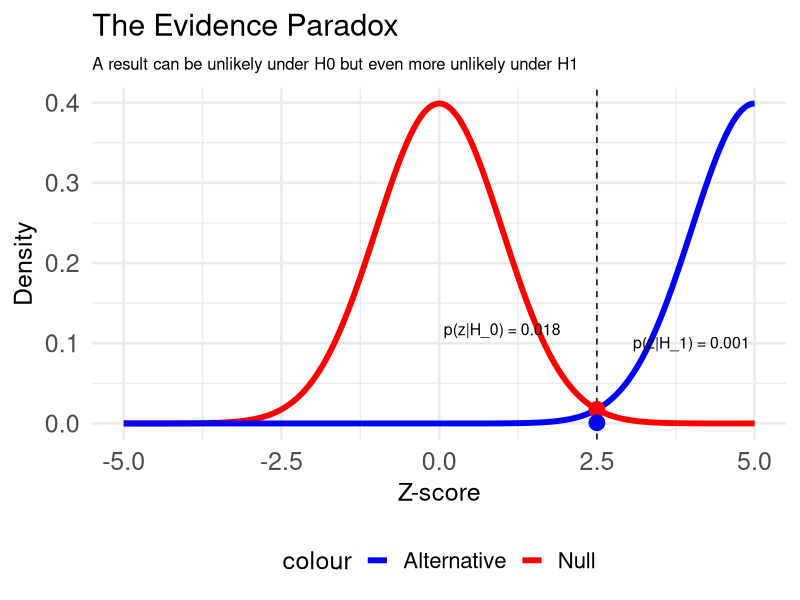
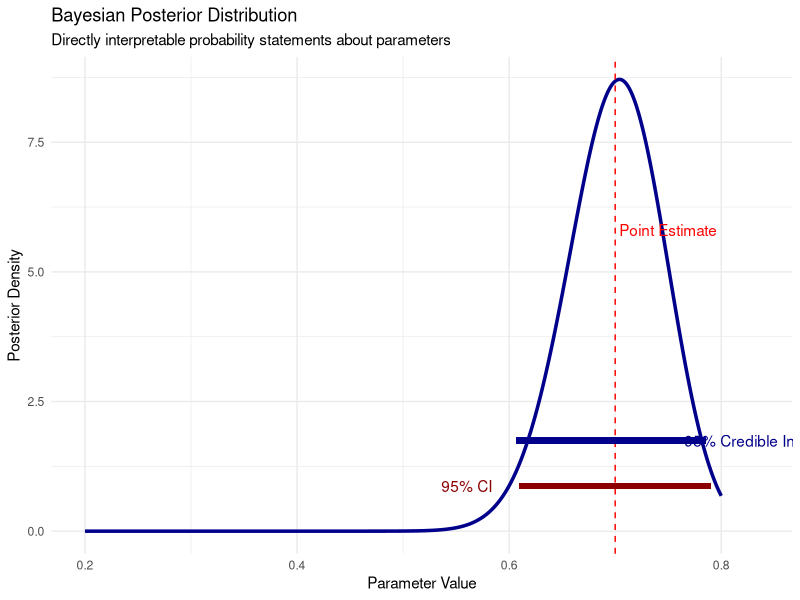
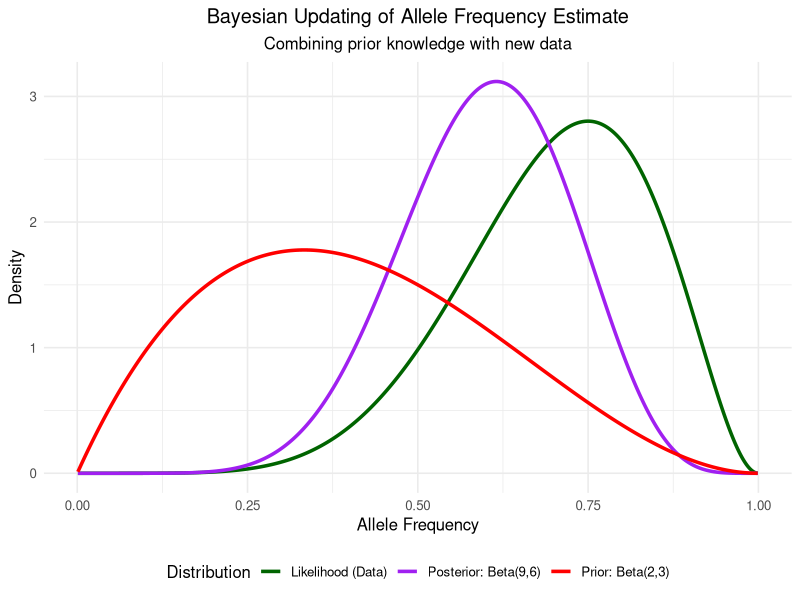
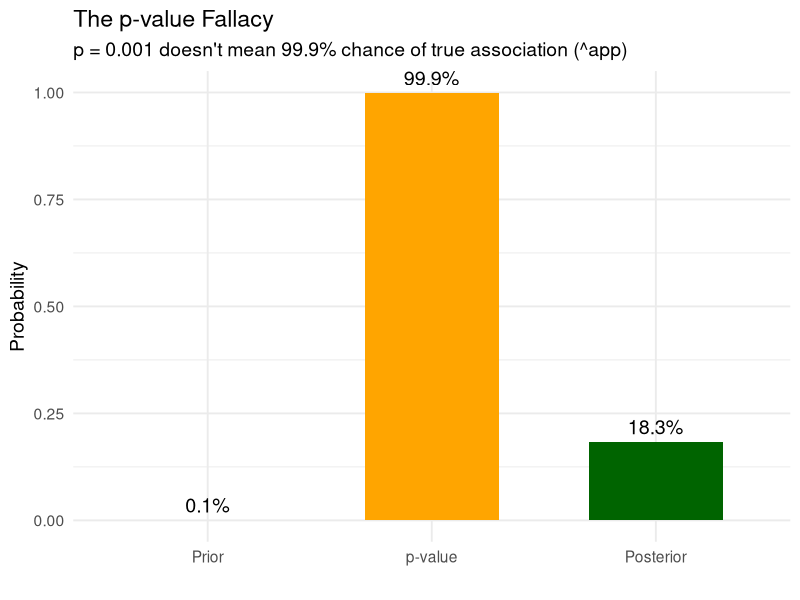
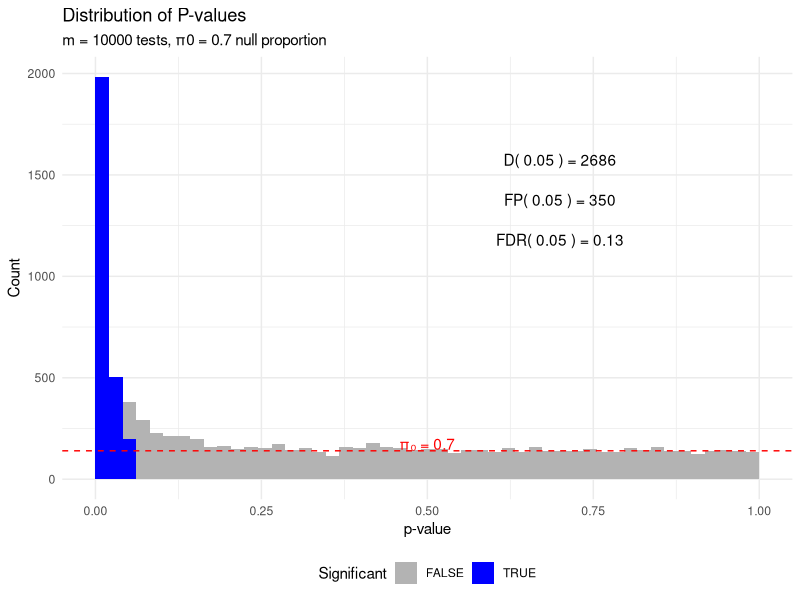
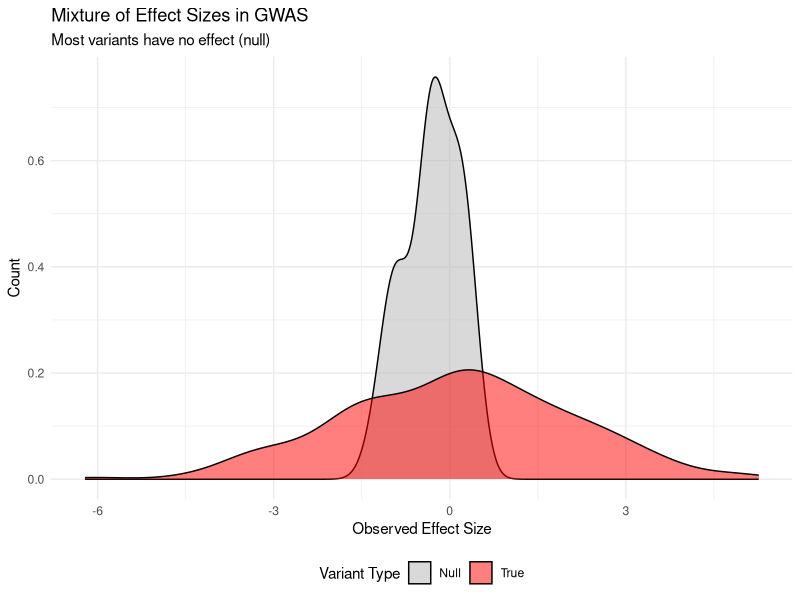
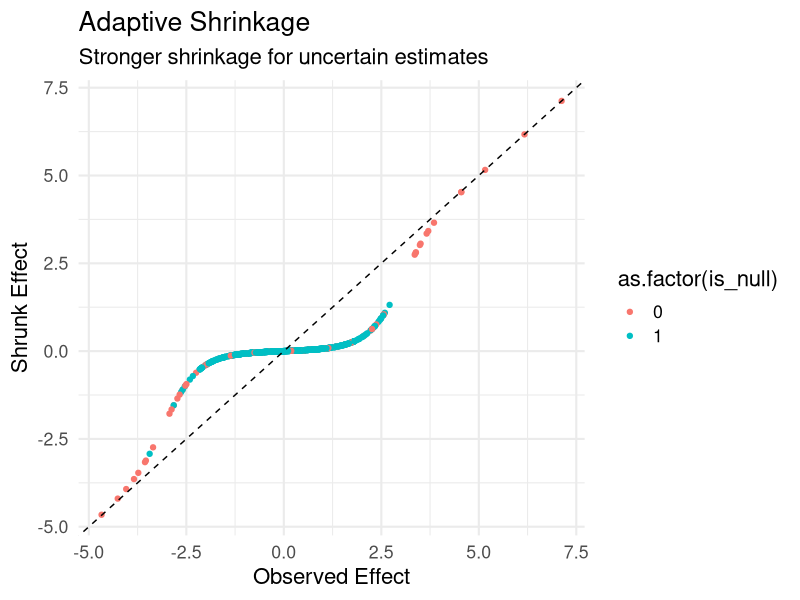
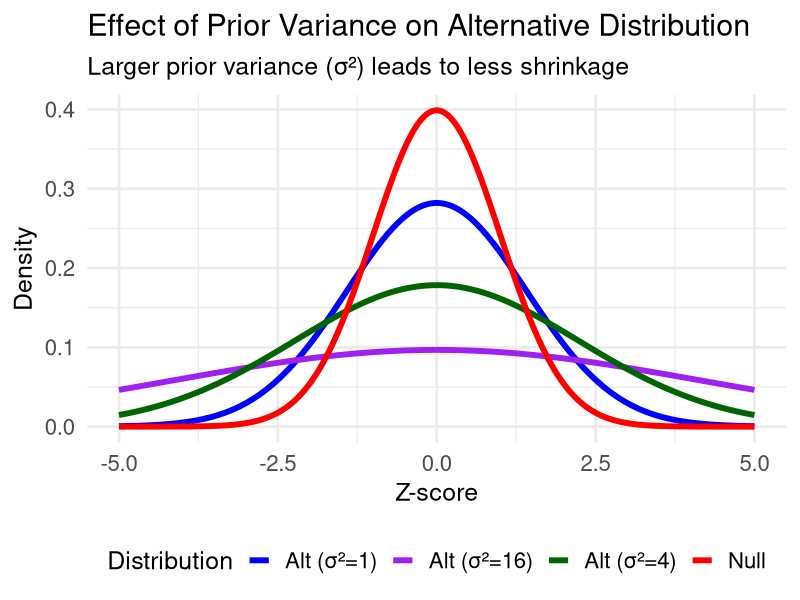

Source code (R) for these figures, in order:
## ---- chunk 1
# Load necessary packages
library(tidyverse)
library(ggplot2)
library(reshape2)
library(viridis)
library(gtools)     # For Dirichlet distribution
library(gridExtra)  # For arranging plots

# Set a clean theme for all plots
theme_set(theme_minimal(base_size = 12) + 
          theme(plot.title = element_text(hjust = 0.5),
                plot.subtitle = element_text(hjust = 0.5)))

# Set seed for reproducibility
set.seed(42)
## ---- chunk 2
# Create example of evidence paradox
z <- seq(-5, 5, length.out = 1000)
null_density <- dnorm(z, 0, 1)
alt_density <- dnorm(z, 5, 1)  # Alternative with larger variance

# Create example point
z_obs <- 2.5  # A "significant" observation
null_prob <- dnorm(z_obs, 0, 1)
alt_prob <- dnorm(z_obs, 6, 1)

# Create data frame for plotting
paradox_data <- data.frame(
    z = z,
    Null = null_density,
    Alternative = alt_density
)

# Plot
ggplot() +
    geom_line(data = paradox_data, aes(x = z, y = Null, color = "Null"), size = 2) +
    geom_line(data = paradox_data, aes(x = z, y = Alternative, color = "Alternative"), size = 2) +
    geom_vline(xintercept = z_obs, linetype = "dashed") +
    geom_point(aes(x = z_obs, y = null_prob), color = "red", size = 5) +
    geom_point(aes(x = z_obs, y = alt_prob), color = "blue", size = 5) +
    scale_color_manual(values = c("Null" = "red", "Alternative" = "blue")) +
    annotate("text", x = z_obs - 1.5, y = null_prob+0.1, 
             label = sprintf("p(z|H_0) = %.3f", null_prob), size = 4) +
    annotate("text", x = z_obs +1.5, y = alt_prob+0.1, 
             label = sprintf("p(z|H_1) = %.3f", alt_prob), size =4 ) +
    labs(title = "The Evidence Paradox",
         subtitle = "A result can be unlikely under H0 but even more unlikely under H1",
         x = "Z-score",
         y = "Density") +
    theme_minimal(base_size = 20) +
    theme(legend.position = "bottom",
          legend.text = element_text(size = 16),
          legend.title = element_text(size = 18),
          axis.text = element_text(size = 18),
          axis.title = element_text(size = 18),
          plot.title = element_text(size = 22),
          plot.subtitle = element_text(size = 12))
## ---- chunk 3
# Create example data for frequentist vs Bayesian comparison
x <- seq(0.2, 0.8, length = 1000)

# Bayesian posterior (beta distribution)
post_y <- dbeta(x, 70, 30)

# Create data frame for plotting
plot_data <- data.frame(
  x = x,
  y = post_y
)

# Point estimate
point_est <- 0.7
ci_lower <- 0.61
ci_upper <- 0.79
cred_lower <- qbeta(0.025, 70, 30)
cred_upper <- qbeta(0.975, 70, 30)

# Get maximum y value for annotation positioning
max_y_val <- max(plot_data$y)

# Plot
ggplot(plot_data, aes(x = x, y = y)) +
  geom_line(size = 1.2, color = "darkblue") +
  geom_vline(xintercept = point_est, color = "red", linetype = "dashed") +
  geom_segment(aes(x = ci_lower, xend = ci_upper, y = max_y_val/10, yend = max_y_val/10), 
               color = "darkred", size = 2) +
  geom_segment(aes(x = cred_lower, xend = cred_upper, y = max_y_val/5, yend = max_y_val/5), 
               color = "darkblue", size = 2) +
  annotate("text", x = point_est + 0.05, y = max_y_val/1.5, 
           label = "Point Estimate", color = "red") +
  annotate("text", x = ci_lower - 0.05, y = max_y_val/10, 
           label = "95% CI", color = "darkred") +
  annotate("text", x = cred_upper + 0.05, y = max_y_val/5, 
           label = "95% Credible Interval", color = "darkblue") +
  labs(title = "Bayesian Posterior Distribution",
       subtitle = "Directly interpretable probability statements about parameters",
       x = "Parameter Value", 
       y = "Posterior Density") +
  theme_minimal()
## ---- chunk 4
# Create data for three distributions
x <- seq(0.001, 0.999, length = 1000)
prior <- data.frame(x = x, y = dbeta(x, 2, 3), Distribution = "Prior: Beta(2,3)")
likelihood <- data.frame(x = x, y = dbeta(x, 7, 3), Distribution = "Likelihood (Data)")
posterior <- data.frame(x = x, y = dbeta(x, 9, 6), Distribution = "Posterior: Beta(9,6)")

# Combine data
all_distributions <- rbind(prior, likelihood, posterior)

# Plot all three distributions
ggplot(all_distributions, aes(x = x, y = y, color = Distribution)) +
  geom_line(size = 1.2) +
  scale_color_manual(values = c("darkgreen", "purple", "red")) +
  labs(title = "Bayesian Updating of Allele Frequency Estimate",
       subtitle = "Combining prior knowledge with new data",
       x = "Allele Frequency", 
       y = "Density") +
  theme(legend.position = "bottom")
## ---- chunk 5
# Parameters
prior_prob <- 1/1000  # Prior probability of true association
p_value <- 0.001      # Observed p-value

# Convert p-value to z-score
z <- qnorm(p_value/2, lower.tail = FALSE)

# Calculate Bayes factor (approximate)
bf <- exp(z^2/2)

# Calculate posterior probability
posterior <- (prior_prob * bf) / (prior_prob * bf + (1 - prior_prob))

# Create data for visualization
df <- data.frame(
  Stage = factor(c("Prior", "p-value", "Posterior"), 
                levels = c("Prior", "p-value", "Posterior")),
  Probability = c(prior_prob, 1-p_value, posterior),
  Label = c(paste0(round(prior_prob*100, 2), "%"), 
           paste0(round((1-p_value)*100, 1), "%"), 
           paste0(round(posterior*100, 1), "%"))
)

# Create plot
ggplot(df, aes(x = Stage, y = Probability)) +
  geom_bar(stat = "identity", fill = c("lightblue", "orange", "darkgreen"), width = 0.6) +
  geom_text(aes(label = Label), vjust = -0.5, size = 5) +
  ylim(0, 1) +
  labs(title = "The p-value Fallacy",
       subtitle = "p = 0.001 doesn't mean 99.9% chance of true association (^app)",
       x = "", y = "Probability") +
  theme_minimal(base_size = 14)
## ---- chunk 6
# Set parameters
set.seed(123)
m <- 10000  # Total number of tests
pi0 <- 0.7  # True proportion of null hypotheses
alpha <- 0.05  # Significance threshold

# Generate p-values
# From null hypotheses
n_null <- round(m * pi0)
p_null <- runif(n_null)

# From alternative hypotheses
n_alt <- m - n_null
p_alt <- rbeta(n_alt, 0.3, 8)  # This creates p-values that tend to be small

# Combine p-values
p_values <- c(p_null, p_alt)

# Calculate key quantities
D_p <- sum(p_values <= alpha)  # Number of significant tests
FP_p <- pi0 * m * alpha       # Expected number of false positives
FDR_p <- FP_p / D_p           # False discovery rate

# Create data frame for plotting
df <- data.frame(
  p_value = p_values,
  significant = p_values <= alpha
)

# Create plot
ggplot(df, aes(x = p_value, fill = significant)) +
  geom_histogram(bins = 50, boundary = 0) +
  geom_hline(yintercept = pi0 * m/50, linetype = "dashed", color = "red") +  # Line at pi0
  annotate("text", x = 0.5, y = pi0 * m/40, 
           label = paste("π₀ =", pi0), color = "red") +
  annotate("text", x = 0.7, y = max(hist(df$p_value, breaks = 50, plot = FALSE)$counts) * 0.8,
           label = paste("D(", alpha, ") =", D_p)) +
  annotate("text", x = 0.7, y = max(hist(df$p_value, breaks = 50, plot = FALSE)$counts) * 0.7,
           label = paste("FP(", alpha, ") =", round(FP_p))) +
  annotate("text", x = 0.7, y = max(hist(df$p_value, breaks = 50, plot = FALSE)$counts) * 0.6,
           label = paste("FDR(", alpha, ") =", round(FDR_p, 3))) +
  scale_fill_manual(values = c("grey70", "blue")) +
  labs(title = "Distribution of P-values",
       subtitle = paste0("m = ", m, " tests, π0 = ", pi0, " null proportion"),
       x = "p-value",
       y = "Count",
       fill = "Significant") +
  theme_minimal() +
  theme(legend.position = "bottom")

## ---- chunk 7
# Create visualization of effect size mixtures
set.seed(789)

# Parameters
n_variants <- 500
pi0 <- 0.95  # Proportion of null effects

# Generate true effects
is_null <- rbinom(n_variants, 1, pi0)
true_effects <- rep(0, n_variants)
true_effects[is_null == 0] <- rnorm(sum(is_null == 0), 0, 0.5)
true_effects[is_null == 1] <- rnorm(sum(is_null == 1), 0, 2)
# Add noise to create observed effects
observed_effects <- true_effects + rnorm(n_variants, 0, 0.2)

# Create data frame for plotting
effect_df <- data.frame(
  Variant = 1:n_variants,
  TrueEffect = true_effects,
  ObservedEffect = observed_effects,
  IsNull = factor(is_null)
)

# Plot
ggplot(effect_df, aes(x = ObservedEffect, fill = IsNull)) +
  geom_density(alpha=0.5) +
  scale_fill_manual(values = c("gray70", "red"), 
                   labels = c("Null", "True"),
                   name = "Variant Type") +
  labs(title = "Mixture of Effect Sizes in GWAS",
       subtitle = "Most variants have no effect (null)",
       x = "Observed Effect Size", 
       y = "Count") +
  theme_minimal() +
  theme(legend.position = "bottom")
## ---- chunk 8

set.seed(123)
n_tests <- 10000
pi1 <- 0.10  # 10% true effects
sigma <- 4    # Effect size parameter

# Generate true and null effects
n_true <- round(n_tests * pi1)
n_null <- n_tests - n_true

# Null effects
z_null <- rnorm(n_null, 0, 1)
# True effects
z_true <- rnorm(n_true, 0, sqrt(1 + sigma^2))

# Calculate LFDR for each z-score
calc_lfdr <- function(z, pi1=0.10, sigma=4) {  # Match the parameters used to generate data
  f0 <- dnorm(z, 0, 1)
  f1 <- dnorm(z, 0, sqrt(1 + sigma^2))
  f <- (1-pi1)*f0 + pi1*f1
  (1-pi1)*f0/f
}

# Create data frame
plot_data <- data.frame(
  z_score = c(z_null, z_true),
  is_true = factor(c(rep(0, n_null), rep(1, n_true))),
  lfdr = c(
    calc_lfdr(z_null),
    calc_lfdr(z_true)
  )
)

# # Plot with some improvements
# ggplot(plot_data, aes(x = z_score, y = lfdr, color = as.factor(is_true))) +
#   geom_point() +  # Smaller points, more transparency
#   geom_hline(yintercept = 0.1, linetype = "dashed", color = "darkgreen")+facet_wrap(~as.factor(is_true))+
#   #scale_color_manual(values = c("0" = "gray70", "1" = "blue"),
#                     #labels = c("Null", "True Effect"),
#                     #name = "Truth") +
#   labs(title = "Local False Discovery Rate",
#        subtitle = paste0("π1 = ", pi1, ", Sigma = ", sigma),
#        x = "Z-score", 
#        y = "LFDR") +
#   theme_minimal(base_size = 16) +
#   coord_cartesian(xlim = c(-6, 6))  # F
## ---- chunk 9

# Visualization of adaptive shrinkage
set.seed(456)
n_tests <- 1000
pi1 <- 0.10
sigma <- 2

# Generate data
true_effects <- rnorm(n_tests, 0, sigma)
is_null <- rbinom(n_tests, 1, 1-pi1)
true_effects[is_null == 1] <- 0

# Add noise
observed_effects <- true_effects + rnorm(n_tests, 0, 1)

# Calculate posterior means (simplified)
posterior_means <- observed_effects * (1 - calc_lfdr(observed_effects, pi1, sigma))

# Create data frame
shrinkage_data <- data.frame(
  Observed = observed_effects,
  True = true_effects,
  Shrunk = posterior_means,
  is_null=is_null
)

# Plot
ggplot(shrinkage_data, aes(x = Observed, y = Shrunk,col=as.factor(is_null))) +
  geom_point() +
  geom_abline(slope = 1, intercept = 0, linetype = "dashed") +
  labs(title = "Adaptive Shrinkage",
       subtitle = "Stronger shrinkage for uncertain estimates",
       x = "Observed Effect", 
       y = "Shrunk Effect") +
  theme_minimal(base_size = 16)  # Increased base size
## ---- chunk 10
# Create visualization of the distributions
set.seed(123)
z <- seq(-5, 5, length.out = 1000)
pi1 <- 0.05

# Compare different prior variances
sigma1 <- 1
sigma2 <- 2
sigma3 <- 4

# Calculate densities for different prior variances
f0 <- dnorm(z, 0, 1)  # Null distribution
f1_small <- dnorm(z, 0, sqrt(1 + sigma1^2))  # Alternative with small variance
f1_med <- dnorm(z, 0, sqrt(1 + sigma2^2))    # Alternative with medium variance
f1_large <- dnorm(z, 0, sqrt(1 + sigma3^2))  # Alternative with large variance

# Create data frame
dist_data <- data.frame(
  z = rep(z, 4),
  density = c(f0, f1_small, f1_med, f1_large),
  Distribution = factor(rep(c("Null", "Alt (σ²=1)", "Alt (σ²=4)", "Alt (σ²=16)"), 
                          each = length(z)))
)

# Plot with larger size
ggplot(dist_data, aes(x = z, y = density, color = Distribution)) +
  geom_line(size = 2) +
  scale_color_manual(values = c("Null" = "red", 
                               "Alt (σ²=1)" = "blue", 
                               "Alt (σ²=4)" = "darkgreen",
                               "Alt (σ²=16)" = "purple")) +
  labs(title = "Effect of Prior Variance on Alternative Distribution",
       subtitle = "Larger prior variance (σ²) leads to less shrinkage",
       x = "Z-score", 
       y = "Density") +
  theme_minimal(base_size = 20) +  # Increased base font size
  theme(legend.position = "bottom",
        legend.text = element_text(size = 16),
        legend.title = element_text(size = 18),
        axis.text = element_text(size = 16),
        axis.title = element_text(size = 18),
        plot.title = element_text(size = 22),
        plot.subtitle = element_text(size = 18))

## ---- chunk 11
# Demonstrate shrinkage with different prior variances
set.seed(456)
n_tests <- 1000
true_effects <- c(rep(0, n_tests * 0.95), rnorm(n_tests * 0.05, 0, 2))
observed_effects <- true_effects + rnorm(n_tests, 0, 1)

# Calculate posterior means with different prior variances
calc_shrinkage <- function(z, pi1, sigma) {
  f0 <- dnorm(z, 0, 1)
  f1 <- dnorm(z, 0, sqrt(1 + sigma^2))
  f <- (1-pi1)*f0 + pi1*f1
  lfdr <- (1-pi1)*f0/f
  z * (1 - lfdr)  # Simplified shrinkage estimate
}

shrunk_small <- calc_shrinkage(observed_effects, 0.05, 1)
shrunk_med <- calc_shrinkage(observed_effects, 0.05, 2)
shrunk_large <- calc_shrinkage(observed_effects, 0.05, 4)

# Create data frame for plotting
shrinkage_data <- data.frame(
  Observed = rep(observed_effects, 3),
  Shrunk = c(shrunk_small, shrunk_med, shrunk_large),
  PriorVar = factor(rep(c("σ²=1", "σ²=4", "σ²=16"), each = n_tests))
)

# Plot with larger size
ggplot(shrinkage_data, aes(x = Observed, y = Shrunk, color = PriorVar)) +
  geom_point(alpha = 0.5, size = 3) +
  geom_abline(slope = 1, intercept = 0, linetype = "dashed") +
  scale_color_manual(values = c("σ²=1" = "blue", 
                               "σ²=4" = "darkgreen",
                               "σ²=16" = "purple")) +
  labs(title = "Effect of Prior Variance on Shrinkage",
       subtitle = "Larger prior variance leads to less shrinkage toward zero",
       x = "Observed Effect", 
       y = "Shrunk Effect",
       color = "Prior Variance") +
  theme_minimal(base_size = 20) +
  theme(legend.position = "bottom",
        legend.text = element_text(size = 16),
        legend.title = element_text(size = 18),
        axis.text = element_text(size = 16),
        axis.title = element_text(size = 18),
        plot.title = element_text(size = 22),
        plot.subtitle = element_text(size = 18))
## ---- chunk 12
library(MASS)
sig1 =2;sig2=3
cov1=matrix(c(sig1^2,sig1*sig2,sig2*sig1,sig2^2),byrow = TRUE,nrow=2)
m=mvrnorm(10000,mu = rep(0,2),Sigma = cov1)
plot(m[,1],m[,2],xlab="Effect 1",ylab="Effect 2")
abline(c(0,1))
## ---- chunk 13
library(MASS)  # for mvrnorm
library(patchwork)  # for plot combining

# Simulate data for two groups with different patterns
set.seed(789)
n_effects <- 1000

# Generate true patterns
null_effects <- matrix(0, nrow = n_effects * 0.8, ncol = 2)
shared_effects <- matrix(rnorm(n_effects * 0.1 * 2, 0, 2), ncol = 2)  # Same in both groups
group1_specific <- cbind(rnorm(n_effects * 0.05, 0, 2), rep(0, n_effects * 0.05))
group2_specific <- cbind(rep(0, n_effects * 0.05), rnorm(n_effects * 0.05, 0, 2))

# Combine patterns
true_effects <- rbind(null_effects, shared_effects, group1_specific, group2_specific)
pattern_labels <- c(rep("Null", n_effects * 0.8),
                   rep("Shared", n_effects * 0.1),
                   rep("Group1-specific", n_effects * 0.05),
                   rep("Group2-specific", n_effects * 0.05))

# Add noise
observed_effects <- true_effects + matrix(rnorm(n_effects * 2, 0, 1), ncol = 2)

# Function for bivariate normal density
dbvnorm <- function(x, y, mu1, mu2, sigma1, sigma2, rho) {
    z1 <- (x - mu1)/sigma1
    z2 <- (y - mu2)/sigma2
    exp(-(z1^2 + z2^2 - 2*rho*z1*z2)/(2*(1-rho^2))) / 
        (2*pi*sigma1*sigma2*sqrt(1-rho^2))
}

# Calculate simple shrinkage (univariate - shrinking each group separately)
univ_shrink <- function(x, pi1 = 0.2, sigma = 2) {
    f0 <- dnorm(x, 0, 1)
    f1 <- dnorm(x, 0, sqrt(1 + sigma^2))
    f <- (1-pi1)*f0 + pi1*f1
    lfdr <- (1-pi1)*f0/f
    x * (1 - lfdr)
}

# Univariate shrinkage
shrunk_univ <- cbind(univ_shrink(observed_effects[,1]),
                     univ_shrink(observed_effects[,2]))

# Simulate mash-style shrinkage (simplified)
mash_shrink <- function(x, y, rho = 0.5, pi1 = 0.2, sigma = 2) {
    # Simplified bivariate normal calculations
    null_prob <- (1-pi1) * dnorm(x, 0, 1) * dnorm(y, 0, 1)
    alt_prob <- pi1 * dbvnorm(x, y, 0, 0, sigma, sigma, rho)
    post_weight <- alt_prob / (null_prob + alt_prob)
    return(c(x * post_weight, y * post_weight))
}

# Apply mash-style shrinkage
shrunk_mash <- t(apply(observed_effects, 1, function(x) 
    mash_shrink(x[1], x[2])))

# Create plotting data
plot_data <- data.frame(
    Group1_obs = observed_effects[,1],
    Group2_obs = observed_effects[,2],
    Group1_univ = shrunk_univ[,1],
    Group2_univ = shrunk_univ[,2],
    Group1_mash = shrunk_mash[,1],
    Group2_mash = shrunk_mash[,2],
    Pattern = factor(pattern_labels)
)

# Create plots
p1 <- ggplot(plot_data, aes(x = Group1_obs, y = Group2_obs, color = Pattern)) +
    geom_point(alpha = 0.6, size = 3) +
    scale_color_brewer(palette = "Set1") +
    labs(title = "Observed Effects",
         x = "Group 1", 
         y = "Group 2") +
    theme_minimal(base_size = 20) +
    theme(legend.position = "bottom")

p2 <- ggplot(plot_data, aes(x = Group1_univ, y = Group2_univ, color = Pattern)) +
    geom_point(alpha = 0.6, size = 3) +
    scale_color_brewer(palette = "Set1") +
    labs(title = "Univariate Shrinkage",
         x = "Group 1", 
         y = "Group 2") +
    theme_minimal(base_size = 20) +
    theme(legend.position = "bottom")

p3 <- ggplot(plot_data, aes(x = Group1_mash, y = Group2_mash, color = Pattern)) +
    geom_point(alpha = 0.6, size = 3) +
    scale_color_brewer(palette = "Set1") +
    labs(title = "Multivariate Shrinkage (mash)",
         x = "Group 1", 
         y = "Group 2") +
    theme_minimal(base_size = 20) +
    theme(legend.position = "bottom")

# Combine plots
(p1 | p2 | p3) + 
    plot_annotation(title = "Effect of Different Shrinkage Methods",
                   subtitle = "mash better preserves true patterns of sharing",
                   theme = theme(plot.title = element_text(size = 24),
                               plot.subtitle = element_text(size = 20)))
## ---- chunk 14
#| fig-height: 5
# Create a visualization of Beta-Binomial for allele frequencies
set.seed(123)

# Parameters
true_af <- 0.3
n_samples <- 20
n_reads_per_sample <- 30

# Generate data
genotypes <- rbinom(n_samples, 2, true_af)
read_counts <- rbinom(n_samples, n_reads_per_sample, genotypes/2)
total_alt <- sum(read_counts)
total_reads <- n_samples * n_reads_per_sample

# Create data for plotting
x <- seq(0, 1, length.out = 200)

# Different priors
priors <- list(
  "Flat" = c(1, 1),
  "Informative" = c(10, 20),
  "Incorrect" = c(20, 5)
)

# Create data frame for plotting
plot_data <- data.frame()

for (prior_name in names(priors)) {
  prior_params <- priors[[prior_name]]
  alpha_prior <- prior_params[1]
  beta_prior <- prior_params[2]
  
  # Prior
  prior_y <- dbeta(x, alpha_prior, beta_prior)
  
  # Posterior
  alpha_post <- alpha_prior + total_alt
  beta_post <- beta_prior + total_reads - total_alt
  posterior_y <- dbeta(x, alpha_post, beta_post)
  
  # Add to data frame
  plot_data <- rbind(plot_data, 
                    data.frame(
                      x = x,
                      y = prior_y,
                      Distribution = "Prior",
                      Prior = prior_name
                    ),
                    data.frame(
                      x = x,
                      y = posterior_y,
                      Distribution = "Posterior",
                      Prior = prior_name
                    ))
}

# Add true value line
plot_data$Distribution <- factor(plot_data$Distribution, 
                               levels = c("Prior", "Posterior"))

# Create plot
  ggplot(plot_data, aes(x = x, y = y, linetype = Distribution, color = as.factor(Prior))) +
  geom_line(size = 1.2) +
  geom_vline(xintercept = true_af, linetype = "dashed", color = "black") +
  #scale_color_manual(values = c("Prior" = "blue", "Posterior" = "red")) +
  labs(title = "Beta-Binomial for Allele Frequency Estimation",
       subtitle = paste0("True AF = ", true_af, ", Observed = ", round(total_alt/total_reads, 3)),
       x = "Allele Frequency", 
       y = "Density") +
  theme(legend.position = "bottom")
## ---- chunk 15
#| fig-height: 5
# Create a function to generate conjugate updating visualization
plot_conjugate_updating <- function() {
  # Initial prior
  alpha0 <- 2
  beta0 <- 8
  
  # Data observations (success/failure)
  data <- c(1, 1, 0, 1, 1, 0, 1, 1, 1, 0)
  
  # Create sequence for plotting
  x <- seq(0, 1, length.out = 200)
  
  # Initialize data frame for plotting
  plot_data <- data.frame()
  
  # Initial prior
  prior_y <- dbeta(x, alpha0, beta0)
  plot_data <- rbind(plot_data, data.frame(
    x = x, y = prior_y, 
    step = 0, 
    label = paste0("Prior: Beta(", alpha0, ",", beta0, ")")
  ))
  
  # Update step by step
  alpha <- alpha0
  beta <- beta0
  
  for (i in 1:length(data)) {
    # Update parameters
    if (data[i] == 1) {
      alpha <- alpha + 1
    } else {
      beta <- beta + 1
    }
    
    # Only plot a subset of steps for clarity
    if (i %in% c(1, 3, 5, 10)) {
      posterior_y <- dbeta(x, alpha, beta)
      plot_data <- rbind(plot_data, data.frame(
        x = x, y = posterior_y, 
        step = i, 
        label = paste0("After ", i, " observations: Beta(", alpha, ",", beta, ")")
      ))
    }
  }
  
  # Convert step to factor for proper ordering
  plot_data$step <- factor(plot_data$step, levels = c(0, 1, 3, 5, 10))
  
  # Create plot
  ggplot(plot_data, aes(x = x, y = y, color = step, group = step)) +
    geom_line(size = 1.2) +
    scale_color_brewer(palette = "Set1", 
                      name = "Update Step",
                      labels = c("Prior", "After 1 obs", "After 3 obs", 
                                "After 5 obs", "After 10 obs")) +
    labs(title = "Sequential Updating with Conjugate Prior",
         subtitle = "Beta-Binomial conjugacy for allele frequency estimation",
         x = "Allele Frequency", 
         y = "Density") +
    theme(legend.position = "bottom")
}

# Generate the plot
plot_conjugate_updating()
## ---- chunk 16
#| fig-height: 5
# Create a visualization of Dirichlet-Multinomial
set.seed(234)

# Function to generate random points from a Dirichlet distribution
rdirichlet_2d <- function(n, alpha) {
  x <- rgamma(n, alpha[1], 1)
  y <- rgamma(n, alpha[2], 1)
  z <- rgamma(n, alpha[3], 1)
  s <- x + y + z
  return(data.frame(x = x/s, y = y/s, z = z/s))
}

# Parameters
prior_alpha <- c(2, 2, 2)  # Symmetric prior
true_props <- c(0.6, 0.3, 0.1)  # True proportions
n_samples <- 50

# Generate data
counts <- rmultinom(1, n_samples, true_props)

# Calculate posterior
posterior_alpha <- prior_alpha + counts

# Generate points for visualization
n_points <- 1000
prior_points <- rdirichlet_2d(n_points, prior_alpha)
posterior_points <- rdirichlet_2d(n_points, posterior_alpha)

# Combine data
prior_points$Distribution <- "Prior"
posterior_points$Distribution <- "Posterior"
all_points <- rbind(prior_points, posterior_points)

# Create ternary plot data
# We'll use a 2D projection since ggtern might not be available
project_ternary <- function(df) {
  # Convert to 2D coordinates
  df$X <- 0.5 * (2 * df$y + df$z) / (df$x + df$y + df$z)
  df$Y <- (sqrt(3)/2) * df$z / (df$x + df$y + df$z)
  return(df)
}

plot_data <- project_ternary(all_points)

# Add true value
true_point <- data.frame(x = true_props[1], y = true_props[2], z = true_props[3],
                        Distribution = "True Value")
true_point <- project_ternary(true_point)

# Create plot
ggplot(plot_data, aes(x = X, y = Y, color = Distribution)) +
  geom_point(alpha = 0.3, size = 1) +
  geom_point(data = true_point, color = "black", size = 5, shape = 8) +
  scale_color_manual(values = c("Prior" = "blue", "Posterior" = "red", "True Value" = "black")) +
  labs(title = "Dirichlet-Multinomial for Multiple Alleles",
       subtitle = paste0("Prior: Dirichlet(", paste(prior_alpha, collapse = ","), 
                       "), Counts: ", paste(counts, collapse = ",")),
       x = "", y = "") +
  theme(legend.position = "bottom",
        axis.text = element_blank(),
        axis.ticks = element_blank()) +
  annotate("text", x = 0, y = 0, label = "A") +
  annotate("text", x = 1, y = 0, label = "B") +
  annotate("text", x = 0.5, y = sqrt(3)/2, label = "C")
## ---- chunk 17
#| fig-height: 6
# Create a simple mixture model visualization
set.seed(123)

# Define mixture parameters
means <- c(-2.5, 1.5)
sds <- c(0.7, 1.2)
weights <- c(0.4, 0.6)

# Generate data from mixture
n_samples <- 1000
component <- sample(1:2, n_samples, replace = TRUE, prob = weights)
x <- rnorm(n_samples, mean = means[component], sd = sds[component])

# Create data frame for histogram
hist_data <- data.frame(x = x, component = factor(component))

# Create data for component densities
x_seq <- seq(-6, 6, length.out = 500)
comp1_density <- weights[1] * dnorm(x_seq, mean = means[1], sd = sds[1])
comp2_density <- weights[2] * dnorm(x_seq, mean = means[2], sd = sds[2])
mixture_density <- comp1_density + comp2_density

density_data <- data.frame(
  x = rep(x_seq, 3),
  y = c(comp1_density, comp2_density, mixture_density),
  Component = factor(rep(c("Component 1", "Component 2", "Mixture"), each = length(x_seq)))
)

# Create plot
ggplot() +
  geom_histogram(data = hist_data, aes(x = x, y = after_stat(density), fill = component), 
                bins = 50, alpha = 0.5, position = "identity") +
  geom_line(data = density_data, aes(x = x, y = y, color = Component), size = 1.2) +
  scale_fill_manual(values = c("lightblue", "lightgreen"), name = "True Component") +
  scale_color_manual(values = c("blue", "darkgreen", "red")) +
  labs(title = "Gaussian Mixture Model",
       subtitle = "Two underlying subpopulations create a complex distribution",
       x = "Value", 
       y = "Density") +
  theme(legend.position = "bottom")
## ---- chunk 18
#| fig-height: 6
# Simplified EM visualization
set.seed(789)

# Generate data from a mixture of two Gaussians
n <- 200
true_means <- c(-2, 2)
true_sds <- c(0.8, 0.8)
true_weights <- c(0.4, 0.6)

z <- sample(1:2, n, replace = TRUE, prob = true_weights)
x <- rnorm(n, mean = true_means[z], sd = true_sds[z])

# Create data for visualization
iterations <- c("Initial", "Iteration 1", "Iteration 3", "Final")
means1 <- c(-1, -1.5, -1.8, -2.0)
means2 <- c(1, 1.4, 1.8, 2.0)
sds1 <- c(1.2, 1.0, 0.9, 0.8)
sds2 <- c(1.2, 1.0, 0.9, 0.8)
weights1 <- c(0.5, 0.45, 0.42, 0.4)
weights2 <- c(0.5, 0.55, 0.58, 0.6)

# Create data frame for plotting
plot_data <- data.frame()
x_seq <- seq(-5, 5, length.out = 200)

for (i in 1:length(iterations)) {
  # Component 1
  comp1 <- data.frame(
    x = x_seq,
    y = weights1[i] * dnorm(x_seq, mean = means1[i], sd = sds1[i]),
    Component = "Component 1",
    Iteration = iterations[i]
  )
  
  # Component 2
  comp2 <- data.frame(
    x = x_seq,
    y = weights2[i] * dnorm(x_seq, mean = means2[i], sd = sds2[i]),
    Component = "Component 2",
    Iteration = iterations[i]
  )
  
  # Mixture
  mixture <- data.frame(
    x = x_seq,
    y = comp1$y + comp2$y,
    Component = "Mixture",
    Iteration = iterations[i]
  )
  
  plot_data <- rbind(plot_data, comp1, comp2, mixture)
}

# Create histogram data
hist_data <- data.frame(x = x, Iteration = "Data")

# Create plot
ggplot() +
  # Add histogram for data
  geom_histogram(data = hist_data, aes(x = x, y = after_stat(density)), 
                bins = 30, fill = "gray80", color = "black", alpha = 0.5) +
  # Add component and mixture densities
  geom_line(data = plot_data, 
           aes(x = x, y = y, color = Component, group = interaction(Component, Iteration)),
           size = 1) +
  # Facet by iteration
  facet_wrap(~ Iteration, ncol = 2) +
  # Customize colors
  scale_color_manual(values = c("Component 1" = "blue", "Component 2" = "green", "Mixture" = "red")) +
  # Add labels
  labs(title = "EM Algorithm Convergence",
       subtitle = "Mixture model fit improves with each iteration",
       x = "Value", 
       y = "Density") +
  theme_minimal() +
  theme(legend.position = "bottom")
## ---- chunk 19
#| fig-height: 6
# Create a visualization of population structure
set.seed(456)

# Number of individuals and populations
n_ind <- 60
n_pop <- 3

# Create admixture proportions
# First 20 individuals mostly from pop1, etc.
admixture <- matrix(0, nrow = n_ind, ncol = n_pop)
for (i in 1:n_ind) {
  if (i <= 20) {
    admixture[i,] <- c(0.8, 0.1, 0.1) + rnorm(3, 0, 0.05)
  } else if (i <= 40) {
    admixture[i,] <- c(0.1, 0.8, 0.1) + rnorm(3, 0, 0.05)
  } else {
    admixture[i,] <- c(0.1, 0.1, 0.8) + rnorm(3, 0, 0.05)
  }
  # Ensure proportions are positive and sum to 1
  admixture[i,] <- pmax(admixture[i,], 0)
  admixture[i,] <- admixture[i,] / sum(admixture[i,])
}

# Create data frame for plotting
admix_df <- data.frame(
  Individual = rep(1:n_ind, n_pop),
  Population = factor(rep(paste0("Pop", 1:n_pop), each = n_ind)),
  Proportion = c(admixture)
)

# Create barplot
ggplot(admix_df, aes(x = Individual, y = Proportion, fill = Population)) +
  geom_col(width = 1) +
  scale_fill_brewer(palette = "Set1") +
  labs(title = "Population Structure as a Mixture Model",
       subtitle = "Each individual is a mixture of ancestral populations",
       x = "Individual", 
       y = "Ancestry Proportion") +
  theme(axis.text.x = element_blank(),
        axis.ticks.x = element_blank())
## ---- chunk 20
#| fig-height: 6
#| fig-width: 6
#| echo: false
#| warning: false
#| message: false

library(ggplot2)
library(viridis)
library(patchwork)

set.seed(567)

n_ind <- 100
n_pop <- 3
n_markers <- 20

pop_freqs <- matrix(rbeta(n_pop * n_markers, 0.5, 0.5), nrow = n_pop)

# Create ancestry proportions
q <- matrix(0, nrow = n_ind, ncol = n_pop)
q[1:40, 1] <- rbeta(40, 10, 1)
q[41:70, 2] <- rbeta(30, 10, 1)
q[71:100, 3] <- rbeta(30, 10, 1)
q <- t(apply(q + 0.05, 1, function(x) x / sum(x)))

# Dataframes
q_df <- data.frame(
  Individual = rep(1:n_ind, n_pop),
  Population = factor(rep(paste0("Pop", 1:n_pop), each = n_ind)),
  Proportion = as.vector(q)
)

freq_df <- data.frame(
  Population = factor(rep(paste0("Pop", 1:n_pop), each = n_markers)),
  Marker = factor(rep(paste0("M", 1:n_markers), times = n_pop)),
  Frequency = c(pop_freqs)
)

# Plots
p1 <- ggplot(q_df, aes(x = Individual, y = Population, fill = Proportion)) +
  geom_tile() +
  scale_fill_viridis() +
  labs(title = "Ancestry Proportions",
       subtitle = "Each individual's genetic ancestry",
       x = "Individual", y = "Ancestral Population") +
  theme_minimal(base_size = 10) +
  theme(axis.text.x = element_blank(), axis.ticks.x = element_blank())

p2 <- ggplot(freq_df, aes(x = Marker, y = Population, fill = Frequency)) +
  geom_tile() +
  scale_fill_viridis() +
  labs(title = "Population Allele Frequencies",
       subtitle = "Each population's genetic profile",
       x = "Genetic Marker", y = "Ancestral Population") +
  theme_minimal(base_size = 10)

p1 / p2  # patchwork layout
## ---- chunk 21
library(tidyverse)
library(viridis)
library(patchwork)

set.seed(2024)

# Parameters
n_ind <- 12
n_pop <- 2
n_marker <- 3

# 1. Simulate population allele frequencies (for each marker, each pop)
pop_freqs <- matrix(runif(n_pop * n_marker, 0.2, 0.8), nrow = n_pop)
colnames(pop_freqs) <- paste0("M", 1:n_marker)
rownames(pop_freqs) <- paste0("Pop", 1:n_pop)

# 2. Simulate true ancestry proportions for each individual
# We'll make 4 mostly Pop1, 4 mostly Pop2, 4 admixed
q_true <- rbind(
  t(replicate(4, c(rbeta(1, 8, 2), rbeta(1, 2, 8)))),   # mostly Pop1
  t(replicate(4, c(rbeta(1, 2, 8), rbeta(1, 8, 2)))),   # mostly Pop2
  t(replicate(4, c(rbeta(1, 5, 5), rbeta(1, 5, 5))))    # admixed
)
q_true <- q_true / rowSums(q_true)
colnames(q_true) <- c("Pop1", "Pop2")

# 3. Simulate genotypes for each individual at each marker
# For simplicity, haploid: each allele is drawn from a population with probability = q
geno <- matrix(NA, nrow = n_ind, ncol = n_marker)
for (i in 1:n_ind) {
  for (j in 1:n_marker) {
    # Choose population for this allele
    pop <- sample(1:n_pop, 1, prob = q_true[i, ])
    # Draw allele: 1 = reference (A), 0 = alt (C)
    geno[i, j] <- rbinom(1, 1, pop_freqs[pop, j])
  }
}
colnames(geno) <- paste0("M", 1:n_marker)
rownames(geno) <- paste0("Ind", 1:n_ind)

# 4. "Estimate" ancestry proportions over iterations (toy EM/MCMC)
# We'll start with random q, and update using the observed alleles and pop freqs
n_iter <- 10
q_est <- array(NA, dim = c(n_ind, n_pop, n_iter))
q_est[,,1] <- t(apply(matrix(runif(n_ind * n_pop), ncol = n_pop), 1, function(x) x/sum(x)))

for (it in 2:n_iter) {
  for (i in 1:n_ind) {
    # For each population, compute likelihood of observed alleles
    loglike <- rep(0, n_pop)
    for (k in 1:n_pop) {
      for (j in 1:n_marker) {
        p <- pop_freqs[k, j]
        a <- geno[i, j]
        loglike[k] <- loglike[k] + dbinom(a, 1, p, log=TRUE)
      }
    }
    # Add prior (Dirichlet(1,1) = uniform)
    post <- exp(loglike - max(loglike)) # for stability
    post <- post / sum(post)
    # Update q as convex combination (like EM)
    q_est[i, , it] <- 0.7 * q_est[i, , it-1] + 0.3 * post
    q_est[i, , it] <- q_est[i, , it] / sum(q_est[i, , it])
  }
}

# 5. Prepare data for plotting

# True ancestry
q_true_df <- as.data.frame(q_true)
q_true_df$Individual <- factor(1:n_ind)
q_true_long <- pivot_longer(q_true_df, cols = starts_with("Pop"), names_to = "Population", values_to = "Proportion")

# Estimated ancestry at each iteration
q_est_df <- as.data.frame(q_est[,,n_iter])
colnames(q_est_df) <- c("Pop1", "Pop2")
q_est_df$Individual <- factor(1:n_ind)
q_est_long <- pivot_longer(q_est_df, cols = starts_with("Pop"), names_to = "Population", values_to = "Proportion")

# Estimated ancestry over all iterations (for a few individuals)
q_iter <- lapply(1:6, function(i) {
  as.data.frame(t(q_est[i,,])) %>%
    mutate(Iteration = 1:n_iter, Individual = i)
})
q_iter <- bind_rows(q_iter)
colnames(q_iter)[1:2] <- c("Pop1", "Pop2")
q_iter_long <- pivot_longer(q_iter, cols = c("Pop1", "Pop2"), names_to = "Population", values_to = "Proportion")

# 6. Plot

# STRUCTURE-style barplot: true ancestry
p_true <- ggplot(q_true_long, aes(x = Individual, y = Proportion, fill = Population)) +
  geom_col(width = 1) +
  scale_fill_manual(values = c("Pop1" = "blue", "Pop2" = "red")) +
  labs(title = "True Ancestry Proportions", y = "Proportion", x = "Individual") +
  theme_minimal(base_size = 14)

# STRUCTURE-style barplot: estimated ancestry (final iteration)
p_est <- ggplot(q_est_long, aes(x = Individual, y = Proportion, fill = Population)) +
  geom_col(width = 1) +
  scale_fill_manual(values = c("Pop1" = "blue", "Pop2" = "red")) +
  labs(title = "Estimated Ancestry (Iteration 10)", y = "Proportion", x = "Individual") +
  theme_minimal(base_size = 14)

# Trajectory plot for a few individuals
p_traj <- ggplot(q_iter_long, aes(x = Iteration, y = Proportion, color = Population)) +
  geom_line(size = 1.2) +
  facet_wrap(~ Individual, nrow = 2) +
  scale_color_manual(values = c("Pop1" = "blue", "Pop2" = "red")) +
  labs(title = "Ancestry Proportion Trajectories (First 6 Individuals)", y = "Proportion", x = "Iteration") +
  theme_minimal(base_size = 12)

# Heatmap of population allele frequencies
pop_freqs_df <- as.data.frame(pop_freqs)
pop_freqs_df$Population <- rownames(pop_freqs)
pop_freqs_long <- pivot_longer(pop_freqs_df, cols = starts_with("M"), names_to = "Marker", values_to = "Frequency")
p_freq <- ggplot(pop_freqs_long, aes(x = Marker, y = Population, fill = Frequency)) +
  geom_tile() +
  scale_fill_viridis(option = "C") +
  labs(title = "Population Allele Frequencies", x = "Marker", y = "Population") +
  theme_minimal(base_size = 12)

# Combine plots
(p_true | p_est) / (p_traj | p_freq) + plot_layout(heights = c(1, 1.2))
## ---- chunk 22

library(ggplot2)
library(tidyverse)
library(gridExtra)

# Function to calculate posterior parameters
get_posterior <- function(prior_mean, prior_sd, data_mean, data_sd) {
  post_sd <- 1/sqrt(1/prior_sd^2 + 1/data_sd^2)
  post_mean <- post_sd^2 * (prior_mean/prior_sd^2 + data_mean/data_sd^2)
  return(list(mean = post_mean, sd = post_sd))
}

# Create data for plotting
x <- seq(-1, 2, length.out = 1000)

# Parameters
data_mean <- log(1.5)  # Observed effect (log odds ratio)
data_sd <- 0.2        # Standard error
clin_threshold <- log(1.3)  # Clinically significant threshold

# Define priors
priors <- list(
  skeptical = list(mean = 0, sd = 0.2, label = "Skeptical Prior"),
  neutral = list(mean = 0, sd = 100, label = "Neutral Prior"),
  optimistic = list(mean = log(1.3), sd = 0.3, label = "Optimistic Prior")
)

# Create plots for each prior
plots <- list()

for(prior_name in names(priors)) {
  prior <- priors[[prior_name]]
  
  # Calculate posterior
  posterior <- get_posterior(prior$mean, prior$sd, data_mean, data_sd)
  
  # Calculate probabilities
  prob_significant <- 1 - pnorm(clin_threshold, posterior$mean, posterior$sd)
  
  # Create data frame for plotting
  plot_data <- data.frame(
    x = x,
    prior = dnorm(x, prior$mean, prior$sd),
    likelihood = dnorm(x, data_mean, data_sd),
    posterior = dnorm(x, posterior$mean, posterior$sd)
  ) %>%
    pivot_longer(cols = c(prior, likelihood, posterior),
                names_to = "distribution",
                values_to = "density")
  
  # Create plot
  p <- ggplot(plot_data, aes(x = x, y = density, color = distribution)) +
    geom_line(size = 1.2) +
    geom_vline(xintercept = 0, linetype = "dashed", color = "gray50") +
    geom_vline(xintercept = clin_threshold, linetype = "dashed", color = "red") +
    # Add shaded area for clinically significant effect
    geom_area(data = subset(plot_data, 
                           distribution == "posterior" & x > clin_threshold),
              aes(fill = distribution), alpha = 0.2) +
    guides(fill = "none") +
    labs(title = paste0(prior$label, "\n",
                       "P(CSE) = ",
                       round(prob_significant * 100, 1), "%"),
         x = "Log Odds Ratio",
         y = "Density",
         color = "Distribution") +
    theme_minimal() +
    theme(legend.position = if(prior_name == "optimistic") "bottom" else "none", 
          plot.title = element_text(hjust = 0.5, size = 12),
          axis.text = element_text(size = 10),
          axis.title = element_text(size = 12)) +
    annotate("text", x = -0.8, y = max(plot_data$density),
             hjust = 0,
             label = paste0("Prior: N(", round(prior$mean, 2), ", ", 
                           round(prior$sd, 2), ")\n",
                           "Likelihood: N(", round(data_mean, 2), ", ",
                           round(data_sd, 2), ")\n",
                           "Posterior: N(", round(posterior$mean, 2), ", ",
                           round(posterior$sd, 2), ")"),
             size = 3)
  
  plots[[prior_name]] <- p
}

library(ggplot2)
library(tidyverse)
library(gridExtra)
library(cowplot)  

title <- ggdraw() + 
  draw_label("Bayesian Analysis of Treatment Effect with Different Priors",
            fontface = 'bold', size = 14)

combined_plot <- plot_grid(
  plots$skeptical, 
  plots$neutral,
  plots$optimistic,
  ncol = 3,
  align = 'v',
  axis = 'lr'
)

final_plot <- plot_grid(
  title, combined_plot,
  ncol = 1,
  rel_heights = c(0.1, 1)
)

final_plot

## ---- chunk 23
library(ggplot2)
library(tidyverse)

# Create simulated data for visualization
set.seed(123)
n_studies <- 6

# Parameters
mu_true <- 0.3
tau <- 0.2
mu0 <- 0
sigma0 <- 1

# Generate study-specific effects
theta_i <- rnorm(n_studies, mu_true, tau)
sigma_i <- runif(n_studies, 0.1, 0.3)
y_i <- rnorm(n_studies, theta_i, sigma_i)

# Create plot data
plot_data <- data.frame(
  study = 1:n_studies,
  y = y_i,
  theta = theta_i,
  se = sigma_i
)

# Create the hierarchical visualization
ggplot() +
  # Draw the overall prior distribution for μ
  stat_function(fun = dnorm, 
               args = list(mean = mu0, sd = sigma0),
               aes(color = "Prior for μ"),
               xlim = c(-2, 2)) +
  
  # Draw the distribution for study effects θᵢ
  stat_function(fun = dnorm,
               args = list(mean = mu_true, sd = tau),
               aes(color = "Distribution of θi"),
               xlim = c(-2, 2)) +
  
  # Add study-specific observations with error bars
  geom_pointrange(data = plot_data,
                 aes(x = y, y = study, 
                     xmin = y - 1.96*se,
                     xmax = y + 1.96*se,
                     color = "Observed effects yi"),
                 size = 1) +
  
  # Add true study effects
  geom_point(data = plot_data,
             aes(x = theta, y = study,
                 color = "True effects θi"),
             size = 3) +
  
  # Add vertical line for true mean
  geom_vline(xintercept = mu_true, 
             linetype = "dashed", 
             color = "darkgreen") +
  
  # Customize appearance
  scale_color_manual(name = "Components",
                    values = c("Prior for μ" = "blue",
                             "Distribution of θi" = "purple",
                             "True effects θi" = "darkgreen",
                             "Observed effects yi" = "red")) +
  
  # Add labels and theme
  labs(title = "Hierarchical Structure of Meta-Analysis Model",
       subtitle = paste("μ0 =", mu0, ", σ0 =", sigma0, 
                       ", τ =", tau, "\nTrue μ =", mu_true),
       x = "Effect Size",
       y = "Study") +
  
  # Add annotations explaining the hierarchy
  annotate("text", x = -1.8, y = 7.5,
           label = "yi|θi,sigmai² ~ N(θi,σi²)\n
           θᵢ|μ,τ² ~ N(μ,τ²)\n
           μ ~ N(μ1,σ1²)",
           hjust = 0) +
  
  theme_minimal() +
  theme(legend.position = "bottom",
        plot.title = element_text(hjust = 0.5),
        plot.subtitle = element_text(hjust = 0.5))
## ---- chunk 24
#| fig-height: 6
set.seed(678)

# Parameters
n_studies <- 8
true_effect <- 0.3
heterogeneity <- 0.1
clinically_meaningful <- 0.2  # Define clinically meaningful threshold

# Generate study-specific effects
study_effects <- rnorm(n_studies, true_effect, heterogeneity)
study_effects[n_studies] <- -0.2  # outlier

# Generate observed effects with more informative sample sizes
sample_sizes <- c(150, 200, 300, 400, 450, 200, 150, 100)  # More realistic
standard_errors <- 1 / sqrt(sample_sizes)
observed_effects <- rnorm(n_studies, study_effects, standard_errors)

# Bayesian analysis
# Prior: N(0, 1) - weakly informative
prior_mean <- 0
prior_sd <- 1

# Posterior calculations (using precision-weighted approach)
posterior_precision <- 1/prior_sd^2 + sum(1/standard_errors^2)
posterior_mean <- (prior_mean/prior_sd^2 + sum(observed_effects/standard_errors^2))/posterior_precision
posterior_sd <- sqrt(1/posterior_precision)

# Calculate probability of clinically meaningful effect
prob_meaningful <- 1 - pnorm(clinically_meaningful, posterior_mean, posterior_sd)

# Create data frame for forest plot
meta_df <- data.frame(
  Study = paste0("Study ", 1:n_studies),
  Effect = observed_effects,
  SE = standard_errors,
  LowerCI = observed_effects - 1.96 * standard_errors,
  UpperCI = observed_effects + 1.96 * standard_errors
)

# Add Bayesian results
bayes_df <- data.frame(
  Study = "Bayesian Estimate",
  Effect = posterior_mean,
  SE = posterior_sd,
  LowerCI = posterior_mean - 1.96 * posterior_sd,
  UpperCI = posterior_mean + 1.96 * posterior_sd
)

# Combine data
plot_df <- rbind(meta_df, bayes_df)
plot_df$Group <- ifelse(plot_df$Study == "Bayesian Estimate", "Bayesian", "Individual Studies")
plot_df$Group <- factor(plot_df$Group, levels = c("Individual Studies", "Bayesian"))



# Create two plots side by side
p1 <- ggplot(plot_df, aes(x = Effect, y = Study, color = Group)) +
  geom_vline(xintercept = 0, linetype = "dashed", color = "gray") +
  geom_vline(xintercept = clinically_meaningful, linetype = "dotted", color = "darkgreen", 
             size = 1) +
  geom_point(aes(size = 1/SE)) +
  geom_errorbarh(aes(xmin = LowerCI, xmax = UpperCI), height = 0.2) +
  scale_color_manual(values = c("Individual Studies" = "blue", "Bayesian" = "red")) +
  scale_size_continuous(guide = "none") +
  labs(title = "Forest Plot",
       x = "Effect Size", 
       y = "") +
  theme_minimal() +
  theme(legend.position = "bottom")

# Create density plot for posterior
x_range <- seq(posterior_mean - 4*posterior_sd, 
               posterior_mean + 4*posterior_sd, 
               length.out = 1000)
posterior_density <- data.frame(
  x = x_range,
  y = dnorm(x_range, posterior_mean, posterior_sd)
)

p2 <- ggplot(posterior_density, aes(x = x, y = y)) +
  geom_line(color = "red", size = 1.2) +
  geom_vline(xintercept = 0, linetype = "dashed", color = "gray") +
  geom_vline(xintercept = clinically_meaningful, linetype = "dotted", 
             color = "darkgreen", size = 1) +
  geom_area(data = subset(posterior_density, x > clinically_meaningful),
            aes(y = y), fill = "red", alpha = 0.2) +
  labs(title = "Posterior Distribution",
       subtitle = paste0("P(Effect > ", clinically_meaningful, ") = ", 
                        round(prob_meaningful * 100, 1), "%"),
       x = "Effect Size",
       y = "Density") +
  theme_minimal()

# Combine plots
library(patchwork)
p1 + p2 + 
  plot_layout(widths = c(3, 2)) +
  plot_annotation(
    title = "Bayesian Meta-Analysis",
    subtitle = "Forest plot and posterior distribution showing probability of clinically meaningful effect"
  )
